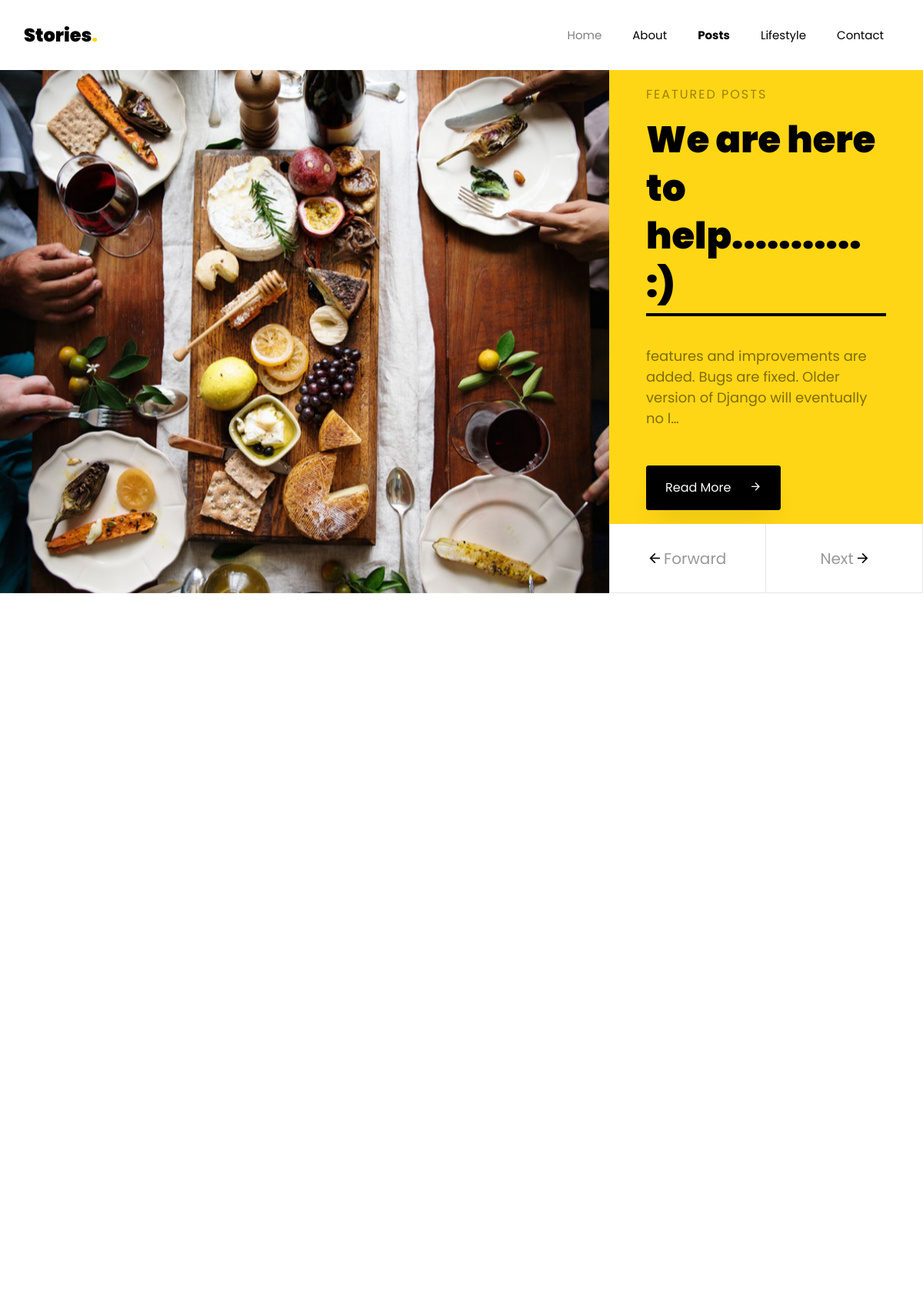
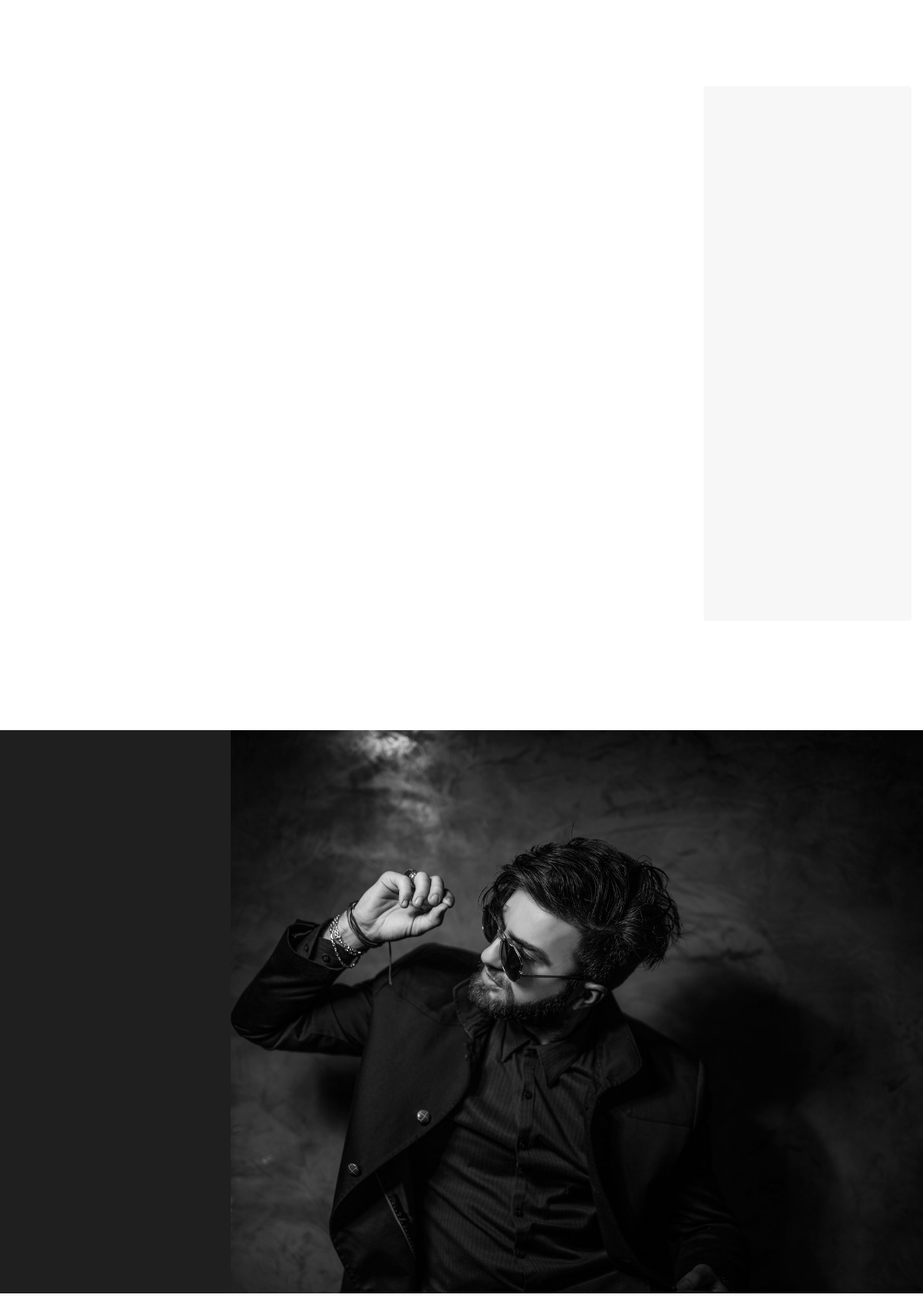
The page / (upper part) on the database its author committed (2 pictures, top to bottom).
### story/models.py (models this page shows, shortened)
class Advertise(models.Model):
    title = models.CharField(max_length=100)
    thumbnail = models.ImageField()
    overview = models.TextField()
    def get_absolute_url(self):
        return reverse('post-advertise', kwargs={
            'pk': self.pk
        })

### story/views.py (the view)
# urls.py: path('', views.IndexView.as_view(), name='index'),
class IndexView(TemplateView):
    model = Post
    model = Recipe
    model = Category
    model = FeaturedPost
    model = Advertise
    template_name = 'index.html'
    context_object_name = 'queryset'
    def get_context_data(self, **kwargs):
        recents = Post.objects.order_by('-timestamp')[0:4]
        recent = Post.objects.order_by('timestamp')[0:1]
        featured = FeaturedPost.objects.filter()[0:3]
        recipe = Recipe.objects.filter()[0:2]
        category = Category.objects.all()[0:4]
        advertise = Advertise.objects.filter()[0:5]
        context = super().get_context_data(**kwargs)
        context['recents'] = recents
        context['recent'] = recent
        context['recipe'] = recipe
        context['featured'] = featured
        context['advertise'] = advertise
        context['category'] = category
        return context

### story/models.py (called while the page is built)
    def __str__(self):
        return self.title

    def get_absolute_url(self):
        return reverse('post-recipe', kwargs={
            'pk': self.pk
        })

    def get_absolute_url(self):
        return reverse('post-featured', kwargs={
            'pk': self.pk
        })

    def get_absolute_url(self):
        return reverse('post-detail', kwargs={
            'pk': self.pk
        })

### templates/index.html (shortened to what this page needs)
{% extends "base.html" %}
{% load static %}
{% block content %}
  <body>
    <section class="home-slider owl-carousel">
      <div class="slider-item">
        <div class="container">
          <div class="row d-flex slider-text justify-content-center align-items-center" data-scrollax-parent="true">
				        {% for ad in advertise  %}
			<div class="img" style="background-image: url({{ad.thumbnail.url}});"></div>
            <div class="text d-flex align-items-center ftco-animate">
            	<div class="text-2 pb-lg-5 mb-lg-4 px-4 px-md-5">
		          	<h3 class="subheading mb-3">Featured Posts</h3>
		            <h1 class="mb-5">{{ad.title}}</h1>
		            <p class="mb-md-5">{{ad.overview|truncatechars:100}}</p>
		            <p><a href="{{ad.get_absolute_url}}" class="btn btn-black px-3 px-md-4 py-3">Read More<span class="icon-arrow_forward ml-lg-4"></span></a></p>
              </div>
			</div>
          </div>
        </div>
      </div>
				            {% endfor %}
    </section>
    <section class="ftco-section">
    	<div class="container">
    		<div class="row">
		</div>
    		<div class="row">
    			<div class="col-md-6">
    				<div class="row">
    				</div>
				</div>
    		</div>
    	</div>
    </section>
    <section class="ftco-section ftco-no-pt">
    	<div class="container">
        <div class="row">
        	<div class="col-lg-9">
        		<div class="row">
		        </div>
        		<div class="row">
        		</div>
        	</div>
        	<div class="col-lg-3">
        		<div class="sidebar-wrap">
            </div>
        	</div>
        </div>
    	</div>
    </section>
    <section class="ftco-section ftco-no-pt ftco-section-about ftco-no-pb bg-darken">
    	<div class="container-fluid">
    		<div class="row">
					<div class="col-sm-6 col-md-6 col-lg-9 order-md-last img py-5" style="background-image: url({% static 'images/bg_3.jpg' %});"></div>
    		</div>
    	</div>
    </section>
    <section class="ftco-section">
    </section>
  </body>
  {% endblock content %}

### staticfiles/css/icomoon.css (style rules this page uses)
[class^="icon-"], [class*=" icon-"] { font-family: 'icomoon' !important; speak: none; font-style: normal; font-weight: normal; font-variant: normal; text-transform: none; line-height: 1; -webkit-font-smoothing: antialiased; -moz-osx-font-smoothing: grayscale; }
.icon-arrow_forward:before { content: "\e5c8"; }

### rows shown on the page
Advertise: thumbnail (picture), title "We are here to help........... :)", overview "features and improvements are added. Bugs are fixed. Older version of Django will eventually no l…"
